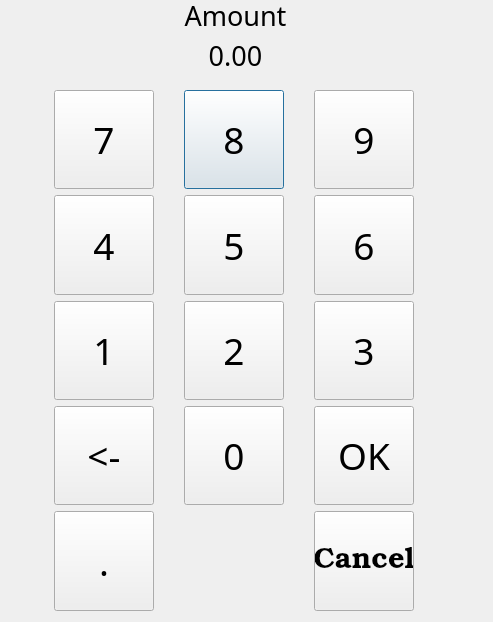
<?xml version="1.0" encoding="UTF-8"?>
<ui version="4.0">
 <class>payment_amount_dialog</class>
 <widget class="QDialog" name="payment_amount_dialog">
  <property name="geometry">
   <rect>
    <x>0</x>
    <y>0</y>
    <width>493</width>
    <height>622</height>
   </rect>
  </property>
  <property name="font">
   <font>
    <family>Book Antiqua</family>
    <pointsize>20</pointsize>
   </font>
  </property>
  <property name="windowTitle">
   <string>Enter Amount</string>
  </property>
  <widget class="QLabel" name="label">
   <property name="geometry">
    <rect>
     <x>150</x>
     <y>0</y>
     <width>171</width>
     <height>31</height>
    </rect>
   </property>
   <property name="text">
    <string>Amount</string>
   </property>
   <property name="alignment">
    <set>Qt::AlignCenter</set>
   </property>
  </widget>
  <widget class="QWidget" name="gridLayoutWidget">
   <property name="geometry">
    <rect>
     <x>30</x>
     <y>90</y>
     <width>411</width>
     <height>521</height>
    </rect>
   </property>
   <layout class="QGridLayout" name="gridLayout">
    <item row="0" column="1">
     <widget class="QPushButton" name="btn_8">
      <property name="maximumSize">
       <size>
        <width>100</width>
        <height>100</height>
       </size>
      </property>
      <property name="font">
       <font>
        <family>Book Antiqua</family>
        <pointsize>28</pointsize>
       </font>
      </property>
      <property name="text">
       <string>8</string>
      </property>
     </widget>
    </item>
    <item row="2" column="0">
     <widget class="QPushButton" name="btn_1">
      <property name="maximumSize">
       <size>
        <width>100</width>
        <height>100</height>
       </size>
      </property>
      <property name="font">
       <font>
        <family>Book Antiqua</family>
        <pointsize>28</pointsize>
       </font>
      </property>
      <property name="text">
       <string>1</string>
      </property>
     </widget>
    </item>
    <item row="3" column="0">
     <widget class="QPushButton" name="btn_backspace">
      <property name="maximumSize">
       <size>
        <width>100</width>
        <height>100</height>
       </size>
      </property>
      <property name="font">
       <font>
        <family>Book Antiqua</family>
        <pointsize>28</pointsize>
       </font>
      </property>
      <property name="text">
       <string>&lt;-</string>
      </property>
     </widget>
    </item>
    <item row="3" column="2">
     <widget class="QPushButton" name="btn_ok">
      <property name="maximumSize">
       <size>
        <width>100</width>
        <height>100</height>
       </size>
      </property>
      <property name="font">
       <font>
        <family>Book Antiqua</family>
        <pointsize>28</pointsize>
       </font>
      </property>
      <property name="text">
       <string>OK</string>
      </property>
     </widget>
    </item>
    <item row="0" column="0">
     <widget class="QPushButton" name="btn_7">
      <property name="maximumSize">
       <size>
        <width>100</width>
        <height>100</height>
       </size>
      </property>
      <property name="font">
       <font>
        <family>Book Antiqua</family>
        <pointsize>28</pointsize>
       </font>
      </property>
      <property name="text">
       <string>7</string>
      </property>
     </widget>
    </item>
    <item row="3" column="1">
     <widget class="QPushButton" name="btn_0">
      <property name="maximumSize">
       <size>
        <width>100</width>
        <height>100</height>
       </size>
      </property>
      <property name="font">
       <font>
        <family>Book Antiqua</family>
        <pointsize>28</pointsize>
       </font>
      </property>
      <property name="text">
       <string>0</string>
      </property>
     </widget>
    </item>
    <item row="2" column="1">
     <widget class="QPushButton" name="btn_2">
      <property name="maximumSize">
       <size>
        <width>100</width>
        <height>100</height>
       </size>
      </property>
      <property name="font">
       <font>
        <family>Book Antiqua</family>
        <pointsize>28</pointsize>
       </font>
      </property>
      <property name="text">
       <string>2</string>
      </property>
     </widget>
    </item>
    <item row="1" column="1">
     <widget class="QPushButton" name="btn_5">
      <property name="maximumSize">
       <size>
        <width>100</width>
        <height>100</height>
       </size>
      </property>
      <property name="font">
       <font>
        <family>Book Antiqua</family>
        <pointsize>28</pointsize>
       </font>
      </property>
      <property name="text">
       <string>5</string>
      </property>
     </widget>
    </item>
    <item row="0" column="2">
     <widget class="QPushButton" name="btn_9">
      <property name="maximumSize">
       <size>
        <width>100</width>
        <height>100</height>
       </size>
      </property>
      <property name="font">
       <font>
        <family>Book Antiqua</family>
        <pointsize>28</pointsize>
       </font>
      </property>
      <property name="text">
       <string>9</string>
      </property>
     </widget>
    </item>
    <item row="1" column="2">
     <widget class="QPushButton" name="btn_6">
      <property name="maximumSize">
       <size>
        <width>100</width>
        <height>100</height>
       </size>
      </property>
      <property name="font">
       <font>
        <family>Book Antiqua</family>
        <pointsize>28</pointsize>
       </font>
      </property>
      <property name="text">
       <string>6</string>
      </property>
     </widget>
    </item>
    <item row="2" column="2">
     <widget class="QPushButton" name="btn_3">
      <property name="maximumSize">
       <size>
        <width>100</width>
        <height>100</height>
       </size>
      </property>
      <property name="font">
       <font>
        <family>Book Antiqua</family>
        <pointsize>28</pointsize>
       </font>
      </property>
      <property name="text">
       <string>3</string>
      </property>
     </widget>
    </item>
    <item row="1" column="0">
     <widget class="QPushButton" name="btn_4">
      <property name="maximumSize">
       <size>
        <width>100</width>
        <height>100</height>
       </size>
      </property>
      <property name="font">
       <font>
        <family>Book Antiqua</family>
        <pointsize>28</pointsize>
       </font>
      </property>
      <property name="text">
       <string>4</string>
      </property>
     </widget>
    </item>
    <item row="4" column="0">
     <widget class="QPushButton" name="btn_decimal">
      <property name="maximumSize">
       <size>
        <width>100</width>
        <height>100</height>
       </size>
      </property>
      <property name="font">
       <font>
        <family>Book Antiqua</family>
        <pointsize>28</pointsize>
       </font>
      </property>
      <property name="text">
       <string>.</string>
      </property>
     </widget>
    </item>
    <item row="4" column="2">
     <widget class="QPushButton" name="btn_cancel">
      <property name="sizePolicy">
       <sizepolicy hsizetype="Preferred" vsizetype="Preferred">
        <horstretch>0</horstretch>
        <verstretch>20</verstretch>
       </sizepolicy>
      </property>
      <property name="minimumSize">
       <size>
        <width>100</width>
        <height>100</height>
       </size>
      </property>
      <property name="maximumSize">
       <size>
        <width>100</width>
        <height>100</height>
       </size>
      </property>
      <property name="baseSize">
       <size>
        <width>12</width>
        <height>2</height>
       </size>
      </property>
      <property name="font">
       <font>
        <family>Bookman Old Style</family>
        <pointsize>22</pointsize>
        <stylestrategy>PreferAntialias</stylestrategy>
       </font>
      </property>
      <property name="text">
       <string>Cancel</string>
      </property>
     </widget>
    </item>
   </layout>
  </widget>
  <widget class="QLabel" name="lbl_amt">
   <property name="geometry">
    <rect>
     <x>150</x>
     <y>40</y>
     <width>171</width>
     <height>31</height>
    </rect>
   </property>
   <property name="text">
    <string>0.00</string>
   </property>
   <property name="alignment">
    <set>Qt::AlignCenter</set>
   </property>
  </widget>
 </widget>
 <resources/>
 <connections/>
</ui>
